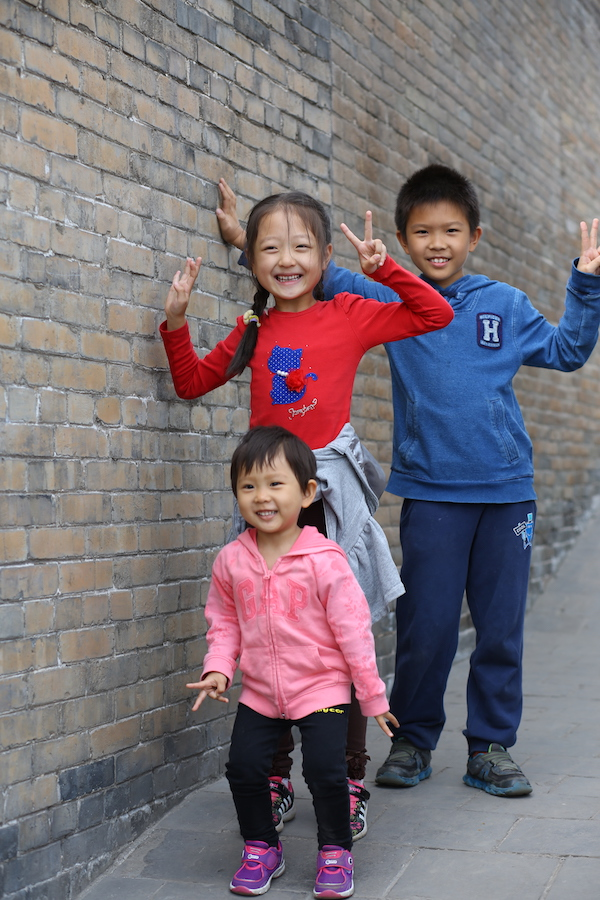
#> input picture images/children.jpg, 600 x 900 px; the run also reads 2 pictures not shown here
$ python bow.py   (Python 2 division)
#> lines starting #> are read from the running program, lines starting #| are printed output that depends on the picture
# coding=utf-8
import cv2
import numpy as np
from os.path import join

# 函数：根据分类名称和索引获得图片的完整路径
def path(cls, i):
    return "%s/%s%02d.jpg"  % (datapath, cls, i + 1)

# 创建用于特征检测的SIFT实例
detect = cv2.xfeatures2d.SIFT_create()
# 创建用于特征提取的SIFT实例
extract = cv2.xfeatures2d.SIFT_create()

# 设置参数并创建FLANN匹配器
flann_params = dict(algorithm = 1, trees = 5)      # 设置匹配器参数，算法：FLANN_INDEX_KDTREE=1
matcher = cv2.FlannBasedMatcher(flann_params, {})  # 第二个参数为空字典

# 创建k-means词袋（BOW）训练器
bow_train   = cv2.BOWKMeansTrainer(8)
# 以上述SIFT特征提取器和FLANN匹配器为参数创建BOW图像描述符提取器
bow_extract = cv2.BOWImgDescriptorExtractor( extract, matcher )

#函数：从指定图像文件fn中提取SIFT特征
def feature_sift(fn):
    """
    从指定的图像文件中提取SIFT特征

    @param: fn 图像文件的路径

    @returns: 从图像文件中提取出的SIFT特征
    """
#> called with fn = 'images/children.jpg'
    im = cv2.imread(fn, 0)
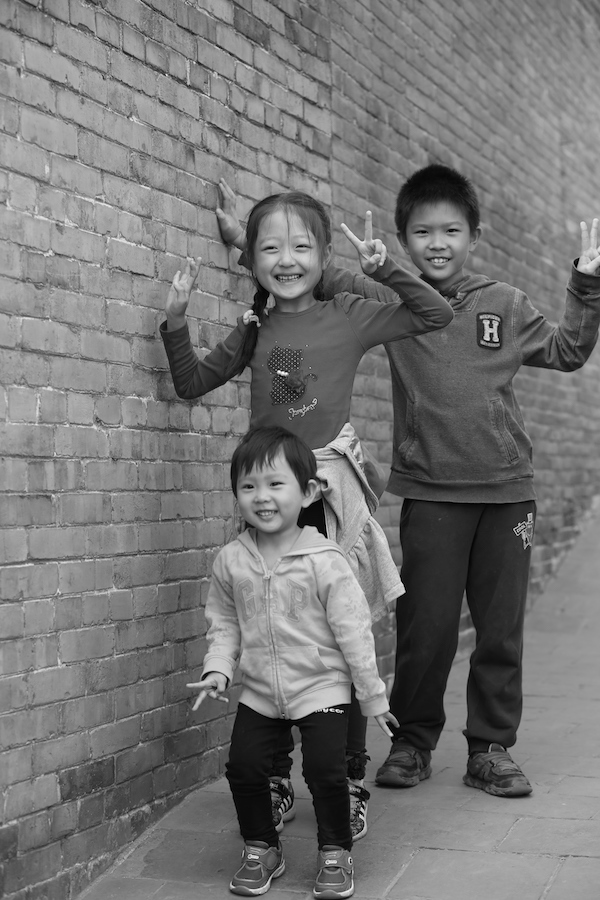
#> im: shape (900, 600); min 0, max 255, mean 116.7
    return extract.compute(im, detect.detect(im))[1]
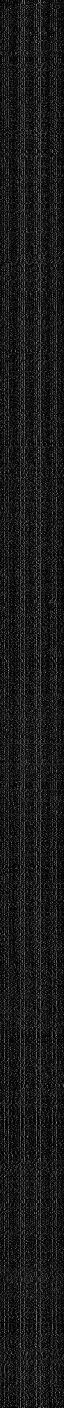
#> returned value: shape (2815, 128) float32 (shown at 1/2 size); min 0, max 206, mean 25.8

# 训练图像的基础路径
basepath = "images/"
# 训练图像列表
images = ["children.jpg", "beans.jpg", "basil.jpg", "hammer.jpg"]

# 将训练图像的SIFT特征添加到BOW K-Means（词袋K均值）训练器中，准备训练
for i in range(len(images)):
    print images[i]
    bow_train.add(feature_sift(join(basepath, images[i])))
#> pass 2 of the loop `for i in range(len(images)):`:
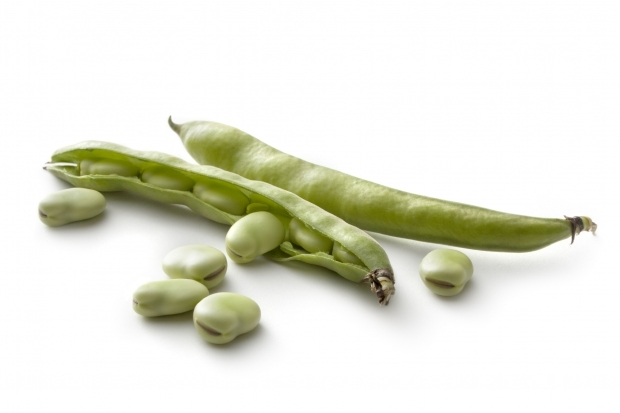
#> input picture images/beans.jpg, 620 x 413 px
#> in feature_sift (call 2), `im = cv2.imread(fn, 0)`:
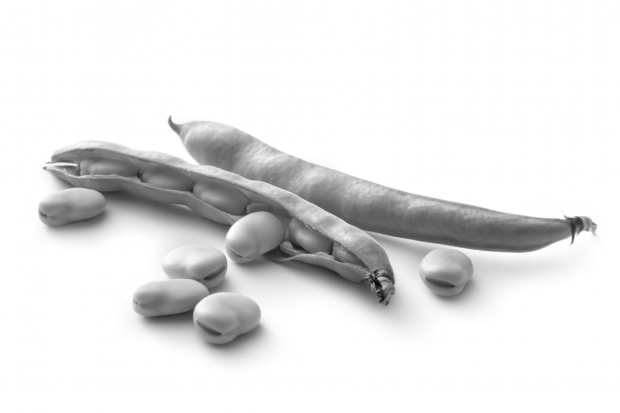
#> im: shape (413, 620); min 4, max 255, mean 228.4
#> in feature_sift (call 2), `return extract.compute(im, detect.detect(im))[1]`:
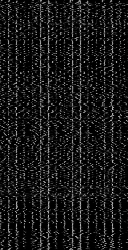
#> returned value: shape (250, 128) float32; min 0, max 207, mean 23.8
#> pass 3 of the loop `for i in range(len(images)):`:
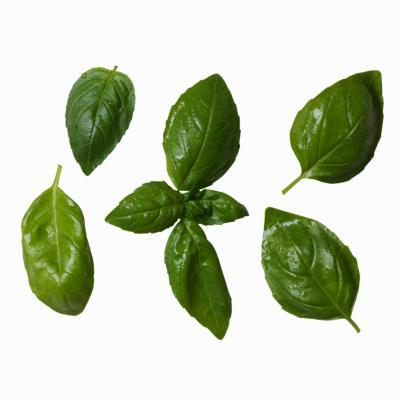
#> input picture images/basil.jpg, 400 x 400 px
#> in feature_sift (call 3), `im = cv2.imread(fn, 0)`:
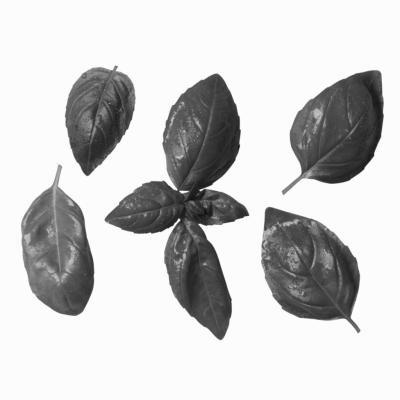
#> im: shape (400, 400); min 12, max 255, mean 203.8
#> in feature_sift (call 3), `return extract.compute(im, detect.detect(im))[1]`:
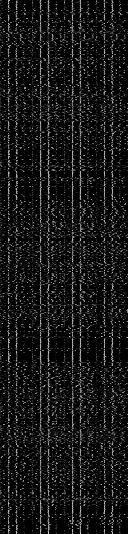
#> returned value: shape (534, 128) float32; min 0, max 207, mean 22.6
#> the loop made 4 passes; the first 3 are shown

# 调用BOW训练器的聚类函数进行K-Means分类，得到视觉词汇（Vocabulary)
voc = bow_train.cluster()
# 将视觉词汇作为BOW特征提取器的词汇参数
bow_extract.setVocabulary(voc)
# 输出BOW视觉词汇
print "bow vocab", np.shape(voc), voc

# 函数：计算指定图像文件fn的（基于BOW的描述符提取器）BOW特征描述符
def feature_bow(fn):
    im = cv2.imread(fn,0)
    return bow_extract.compute(im, detect.detect(im))

# 创建两个数组，分别对应训练数据和标签
traindata, trainlabels = [],[]

# 使用上述BOW特征提取函数计算训练图像的特征，并填充训练数据数组及相应的标签数组
traindata.extend(feature_bow(join(basepath, images[0])))
traindata.extend(feature_bow(join(basepath, images[1])))
traindata.extend(feature_bow(join(basepath, images[2])))
traindata.extend(feature_bow(join(basepath, images[3])))
#> call 4 of feature_bow, with fn = 'images/hammer.jpg'
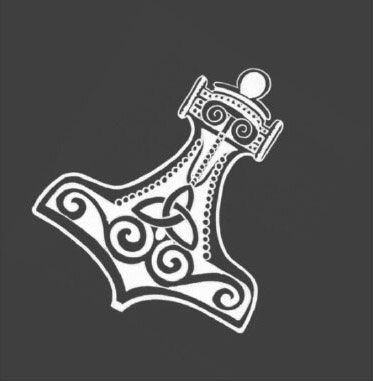
#> input picture images/hammer.jpg, 373 x 381 px
#> in feature_bow, im is the input picture: shape (381, 373); min 48, max 255, mean 83.6
# 第一幅图像作为正例
trainlabels.append(1)
# 其余三幅图像作为反例
trainlabels.append(-1)
trainlabels.append(-1)
trainlabels.append(-1)
# 输出训练数据及其样本大小
print "svm items", len(traindata), len(traindata[0])

# 创建SVM支持向量机
svm = cv2.ml.SVM_create()
# 将训练数据和标签放到NumPy数组，使用支持向量机进行训练
svm.train(np.array(traindata), cv2.ml.ROW_SAMPLE, np.array(trainlabels))

# 函数： 使用训练好的支持向量机SVM对图像文件fn的分类进行预测
def predict(fn):
#> called with fn = 'images/children.jpg'
    f = feature_bow(fn);
    p = svm.predict(f)
#> p = (0, [-1])
    print fn, "\t", p[1][0][0]
#| images/children.jpg 	 -1.0

# 预测图片bb.jpg的分类
for i in range(len(images)):
    predict(join(basepath, images[i]))
#> pass 2 of the loop `for i in range(len(images)):`:
#| images/beans.jpg 	 -1.0
#> pass 3 of the loop `for i in range(len(images)):`:
#| images/basil.jpg 	 -1.0
#> the loop made 4 passes; the first 3 are shown
